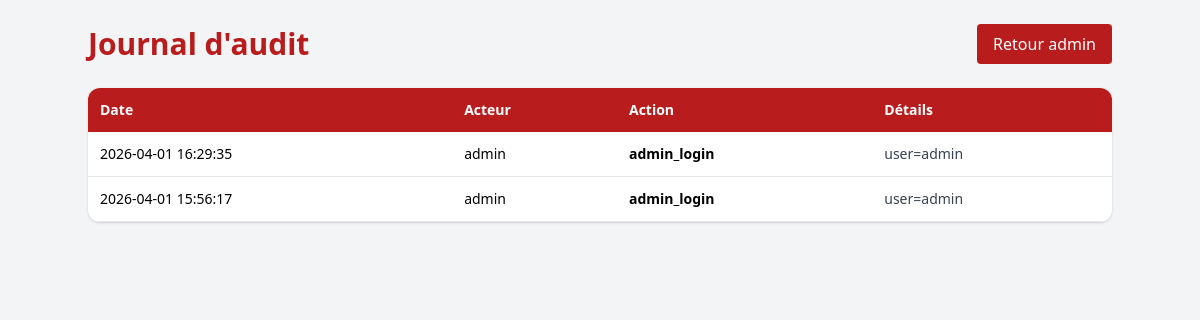
Screenshot of /admin/audit (signed in) with the database file from the repository.
### app.py (models this page shows)
class AuditLog(db.Model):
    id = db.Column(db.Integer, primary_key=True)
    actor = db.Column(db.String(120), nullable=False)
    action = db.Column(db.String(120), nullable=False)
    details = db.Column(db.String(500), nullable=True)
    created_at = db.Column(db.DateTime, nullable=False, default=datetime.utcnow)

### app.py (the view)
@app.route('/admin/audit', methods=['GET'])
def admin_audit():
    if not ensure_admin_session():
        return redirect(url_for('login'))
    logs = AuditLog.query.order_by(AuditLog.created_at.desc()).limit(300).all()
    return render_template('audit_logs.html', logs=logs)

### app.py (called while the page is built)
def ensure_admin_session():
    if not session.get('admin'):
        flash('Veuillez vous connecter pour accéder à cette page.', 'danger')
        return False
    return True

### templates/audit_logs.html (shortened to what this page needs)
<!DOCTYPE html>
<html lang="fr">
<head>
    <link rel="stylesheet" href="https://cdnjs.cloudflare.com/ajax/libs/tailwindcss/2.2.19/tailwind.min.css">
</head>
<body class="bg-gray-100 min-h-screen p-6">
    <div class="container mx-auto">
        <div class="flex justify-between items-center mb-6">
            <h1 class="text-3xl font-bold text-red-700">Journal d'audit</h1>
            <a href="{{ url_for('admin') }}" class="bg-red-700 text-white px-4 py-2 rounded hover:bg-red-800">Retour admin</a>
        </div>
        <div class="bg-white rounded-xl shadow overflow-x-auto">
            <table class="w-full text-sm">
                <thead class="bg-red-700 text-white">
                    <tr>
                        <th class="p-3 text-left">Date</th>
                        <th class="p-3 text-left">Acteur</th>
                        <th class="p-3 text-left">Action</th>
                        <th class="p-3 text-left">Détails</th>
                    </tr>
                </thead>
                <tbody>
                    {% for log in logs %}
                        <tr class="border-b">
                            <td class="p-3">{{ log.created_at.strftime('%Y-%m-%d %H:%M:%S') }}</td>
                            <td class="p-3">{{ log.actor }}</td>
                            <td class="p-3 font-semibold">{{ log.action }}</td>
                            <td class="p-3 text-gray-700">{{ log.details }}</td>
                        </tr>
                    {% else %}
                        <tr><td class="p-4 text-gray-500" colspan="4">Aucun log disponible.</td></tr>
                    {% endfor %}
                </tbody>
            </table>
        </div>
    </div>
</body>
</html>

### rows the page displays
AuditLog: created_at "2026-04-01 16:29:35", actor "admin", action "admin_login", details "user=admin"
AuditLog: created_at "2026-04-01 15:56:17", actor "admin", action "admin_login", details "user=admin"
